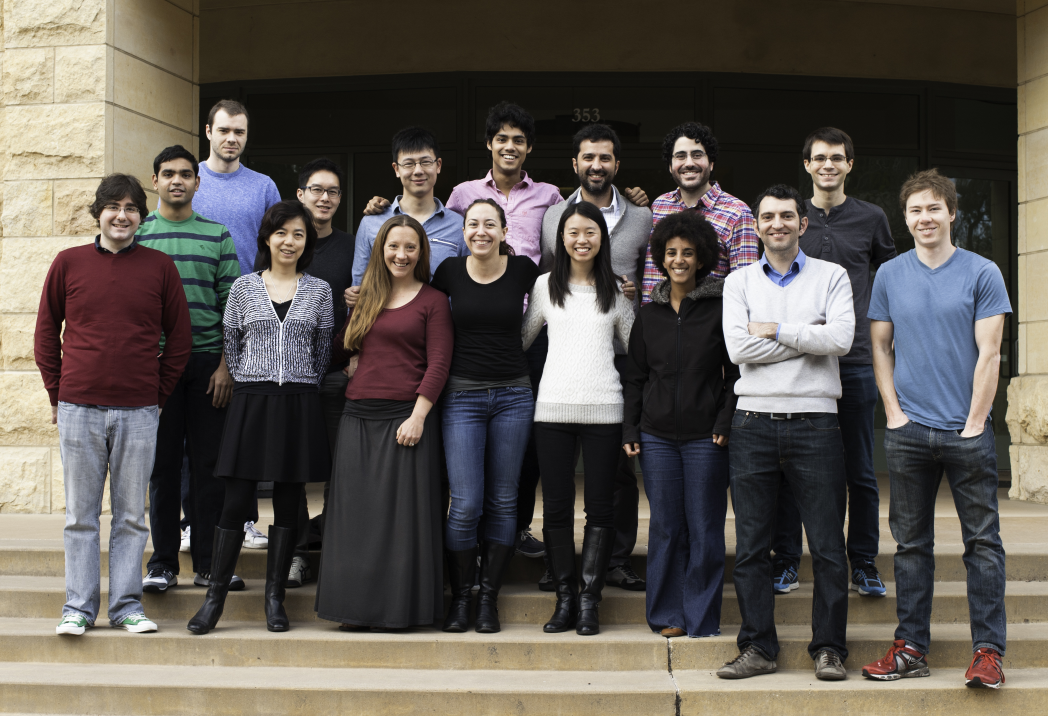
#> input picture group3.jpg, 3144 x 2148 px (shown at 1/3 size)
$ jupyter execute --allow-errors Face_Blur.ipynb
#> lines starting #> are read from the running program, lines starting #| are printed output that depends on the picture
# Face Detection

[cell 1]
# First import the library
import pyrealsense2 as rs
# Import Numpy for easy array manipulation
import numpy as np
# Import OpenCV for easy image rendering
import cv2
face_cascade = cv2.CascadeClassifier('haarcascade_frontalface_default.xml')
#> (the rest of this cell did not finish here and is left out)

[cell 2]
cv2.imread('group3.jpg')

[cell 3]
import cv2
face_cascade = cv2.CascadeClassifier('haarcascade_frontalface_default.xml')

[cell 4]
img = cv2.imread('group3.jpg')
#> img is the input picture: shape (2148, 3144, 3); mean B, G, R 81.8, 87.9, 93.8
gray = cv2.cvtColor(img, cv2.COLOR_BGR2GRAY)
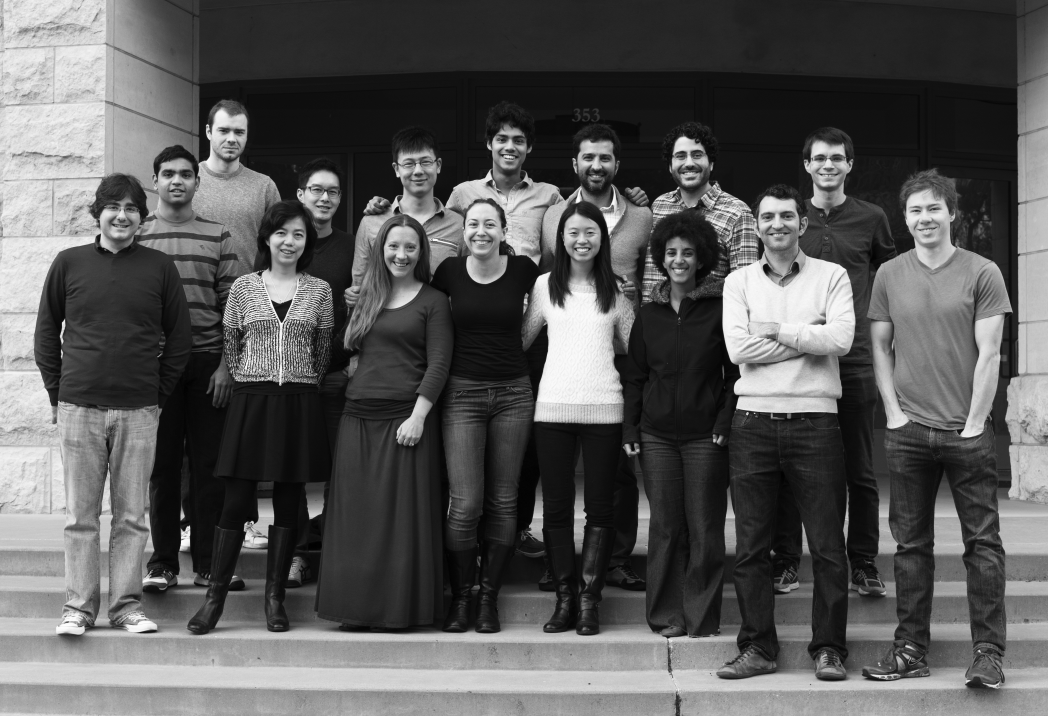
#> gray: shape (2148, 3144) (shown at 1/3 size); min 0, max 255, mean 89
faces = face_cascade.detectMultiScale(gray, 1.3, 5)
#> faces = 17 rows, first 6: [1060, 756, 53, 53], [1465, 369, 131, 131], [626, 344, 135, 135], [1994, 409, 147, 147], [1716, 420, 144, 144], [2411, 418, 147, 147]
for (x,y,w,h) in faces:
    img = cv2.rectangle(img,(x,y),(x+w,y+h),(255,0,0),2)
#> this loop made 17 passes
#> (x, y, w, h) on passes 1 to 12: (1060, 756, 53, 53), (1465, 369, 131, 131), (626, 344, 135, 135), (1994, 409, 147, 147), (1716, 420, 144, 144), (2411, 418, 147, 147), (1182, 434, 142, 142), (452, 459, 161, 161), (898, 515, 146, 146), (2696, 566, 159, 159), (292, 568, 145, 145), (1378, 620, 133, 133)

cv2.imshow('img',img)
cv2.waitKey(0)
cv2.destroyAllWindows()

# Now do it with Deep Learning! (mtcnn)

[cell 5]
# [12 lines left out: functions blur_box, blur_faces, not called in this run]

[cell 6]
import sys
import time
import argparse

import cv2
from utils.display import open_window, set_display, show_fps
from utils.mtcnn import TrtMtcnn


WINDOW_NAME = 'TrtMtcnnDemo'
BBOX_COLOR = (0, 255, 0)  # green

# [32 lines left out: functions show_faces, loop_and_detect, not called in this run]


def main():

    im = cv2.imread("group3.jpg")
    mtcnn = TrtMtcnn()

    open_window(WINDOW_NAME, 224, 224,
                'Camera TensorRT MTCNN Demo for Jetson Nano')
    loop_and_detect(im, mtcnn, 40)
    cv2.destroyAllWindows()

    del(mtcnn)


if __name__ == '__main__':
    main()
#> (the call stopped at in main, `mtcnn = TrtMtcnn()`: utils is not available in this run)
